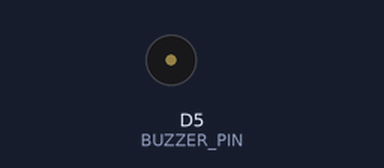
This sketch was run on a simulated ESP8266 (NodeMCU). On the bench: buzzer (waves = sounding). What the sketch prints to the serial monitor is not drawn.

Above: at 0.4 s.
Timing chart, 0 to 3.0 s (numbered marks = the images above):
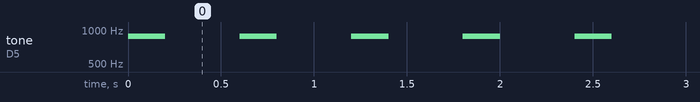

The sketch:

step_26_buzzer_test.ino
```cpp
// STEP 26: Buzzer Test

#define USE_SUPER_MINI_PINS 0

#if USE_SUPER_MINI_PINS
const int BUZZER_PIN = 10;
#else
const int BUZZER_PIN = D5;
#endif

void setup() {
  Serial.begin(115200);
  Serial.println("Buzzer test ready.");
}

void loop() {
  Serial.println("Buzzer tone -> 880 Hz");
  tone(BUZZER_PIN, 880, 200);
  delay(600);
}
```

Measured:
- by itself, tone on D5 (BUZZER_PIN): alternates 880 Hz for 0.20 s and silent for 0.40 s
